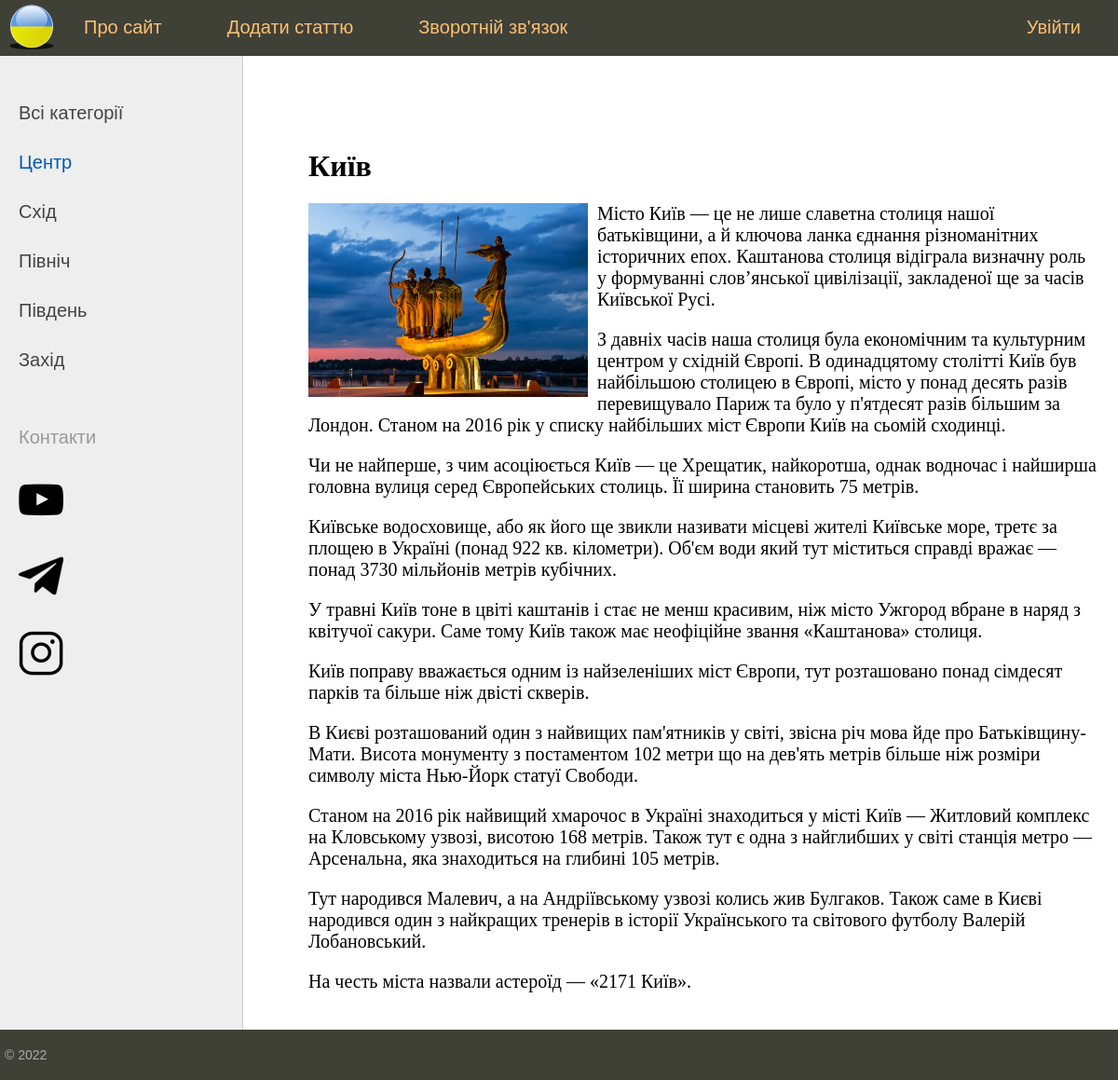
Page /post/kyiv on the committed database.
### ukraine/models.py (models this page shows, shortened)
class Category(models.Model):
    name = models.CharField(max_length=100, db_index=True, verbose_name="Category")
    slug = models.SlugField(max_length=255, unique=True, db_index=True, verbose_name="URL" )
    def get_absolute_url(self):
        return reverse('category', kwargs={'category_slug': self.slug})
    class Meta:
        verbose_name='Категорії'
        verbose_name_plural='Категорії'
        ordering= ['id', 'name',]

class Ukraine(models.Model):
    title = models.CharField(max_length=255, verbose_name='Заголовок')
    slug=models.SlugField(max_length=255, unique=True, db_index=True, verbose_name="URL")
    content = models.TextField(blank=True, verbose_name='Текст')
    photo = models.ImageField(upload_to='photos/%Y/%m/%d/', verbose_name='Фото')
    time_create = models.DateTimeField(auto_now_add=True, verbose_name='Час створення')
    time_update = models.DateTimeField(auto_now=True, verbose_name='Час зміни')
    is_published = models.BooleanField(default=True, verbose_name='Публікація')
    cat = models.ForeignKey('Category', on_delete=models.PROTECT,verbose_name='Категорії')
    class Meta:
        verbose_name = 'Міста України'
        verbose_name_plural = 'Міста України'
        ordering = ['time_create', 'title']

### ukraine/views.py (the view)
# urls.py: path('post/<slug:post_slug>', show_post, name='post'),
def show_post(request, post_slug):
    post = get_object_or_404(Ukraine, slug=post_slug)
    context = {
        'post': post,
        'menu': menu,
        'title': post.title,
        'cat_selected': post.cat_id
    }
    return render(request, 'ukraine/post.html', context=context)

### ukraine/templatetags/ukraine_tags.py (called while the page is built)
@register.simple_tag(name="getcats")
def get_categories(filter=None):
    if not filter:
        return Category.objects.all()
    else:
        return Category.objects.filter(pk=filter)

@register.inclusion_tag('ukraine/list_categories.html')
def show_categories(sort=None, cat_selected=None):
    if not sort:
        cats = Category.objects.all()
    else:
        cats=Category.objects.order_by(sort)
    return {"cats":cats, "cat_selected": cat_selected}

### ukraine/templates/ukraine/post.html
{% extends 'ukraine/base.html' %}
{% block content %}
<h1>{{post.title}}</h1>
{% if post.photo %}
<p><img class="img-article-left" src="{{post.photo.url}}"></p>
{% endif %}
{{post.content|linebreaks}}
{% endblock %}

### ukraine/templates/ukraine/list_categories.html
{% for c in cats %}
	{% if c.pk == cat_selected %}
		<li class="selected">{{c.name}}</li>
	{% else %}
		<li><a href="{{ c.get_absolute_url }}">{{c.name}}</a> </li>
	{% endif %}
{% endfor %}

### ukraine/static/ukraine/css/styles.css (style rules this page uses)
html, body { font-family: 'Arial'; margin: 0; padding: 0; height: 100%; width: 100%; color: #444; }
a { color: #0059b2; text-decoration: none; }
img { max-width: 600px; height: auto; }
img.img-article-left { max-width: 300px; height: auto; float: left; padding: 0 10px 10px 0; }
.left-chapters ul li { margin: 30px 0 0 0; color: #999; }
.left-chapters ul li.selected { color: #0059b2; }
.left-chapters ul li a { color: #444; text-decoration: none; }
.content-text h1 { font-size: 32px; }

### rows in the picture
Category: name "Центр"
Category: name "Схід"
Category: name "Північ"
Category: name "Південь"
Category: name "Захід"
Ukraine: title "Київ", photo (picture), content "Місто Київ — це не лише славетна столиця нашої батьківщини, а й ключова ланка єднання різноманітних історичних епох. Каштанова столиця відіграла визначну роль у формуванні слов’янської цивілізації, закладеної ще за часів Київської Русі. З давніх часів наша столиця була економічним та культурним центром у східній Європі. В одинадцятому столітті Київ був найбільшою столицею в Європі, місто у понад десять разів перевищувало Париж та було у п'ятдесят разів більшим за Лондон. Станом на 2016 рік у списку найбільших міст Європи Київ на сьомій сходинці. Чи не найперше, з чим асоціюється Київ — це Хрещатик, найкоротша, однак водночас і найширша головна вулиця серед Європейських столиць. Її ширина…"

### other values in the picture
{{ m.title }} "Про сайт" "Додати статтю" "Зворотній зв'язок"
{{ m.title }} "Увійти"
